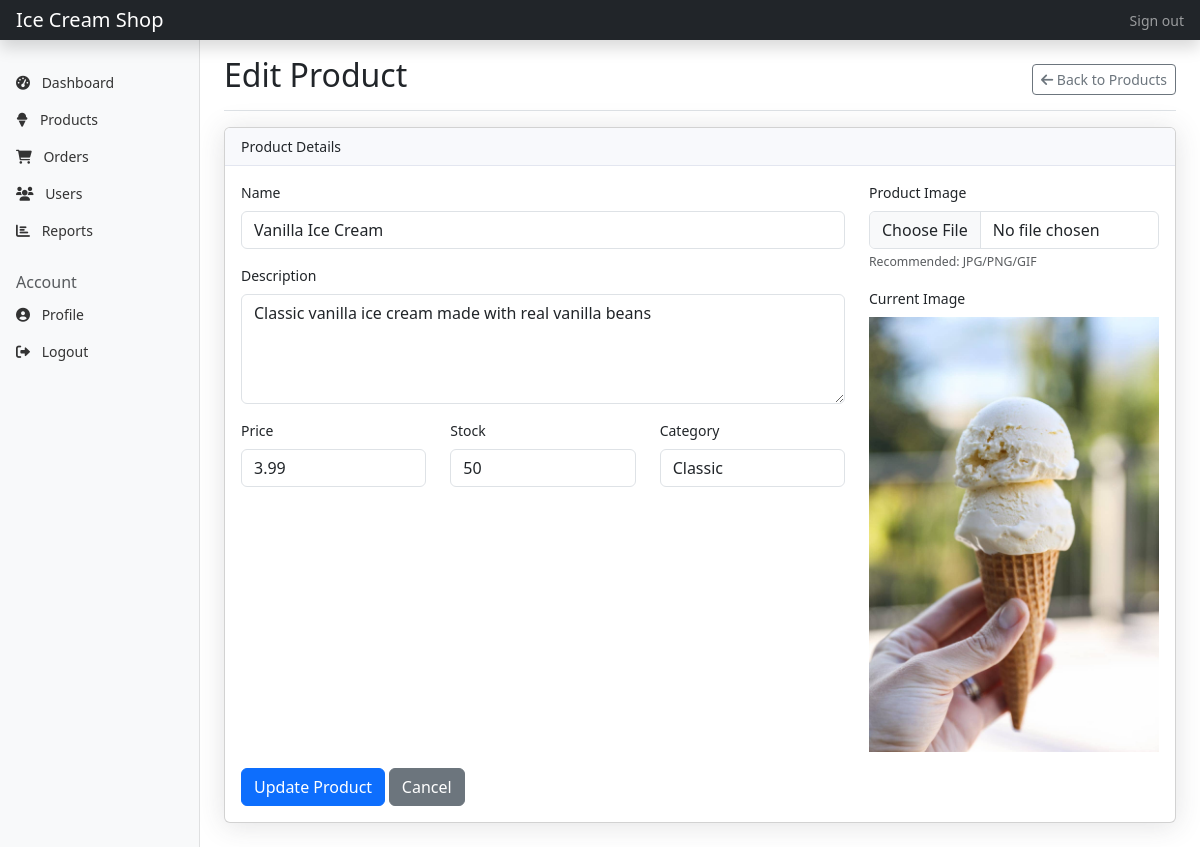
Page /admin/product_form.php?id=1 (signed in) on the committed database.
### tables this page shows
CREATE TABLE `products` (
  `id` int(11) NOT NULL,
  `name` varchar(100) NOT NULL,
  `description` text DEFAULT NULL,
  `price` decimal(10,2) NOT NULL,
  `image` varchar(255) DEFAULT NULL,
  `category` varchar(50) DEFAULT NULL,
  `stock` int(11) NOT NULL DEFAULT 0,
  `created_at` timestamp NOT NULL DEFAULT current_timestamp()
);

### models/Product.php (called while the page is built, shortened)
<?php
class Product {
    private $conn;
    private $table_name = "products";
    public $id;
    public function __construct($db) {
        $this->conn = $db;
    }
    public function readOne() {
        $query = "SELECT * FROM " . $this->table_name . " WHERE id = ?";
        $stmt = $this->conn->prepare($query);
        $stmt->bindParam(1, $this->id);
        $stmt->execute();
        $row = $stmt->fetch(PDO::FETCH_ASSOC);
        $this->name = $row['name'];
        $this->description = $row['description'];
        $this->price = $row['price'];
        $this->image = $row['image'];
        $this->category = $row['category'];
        $this->stock = $row['stock'];
    }
}
?>

### admin/product_form.php (the view, shortened to what this page needs)
<?php
require_once __DIR__ . '/../models/Product.php';
$database = new Database();
$db = $database->getConnection();
$product = new Product($db);
$isEdit = isset($_GET['id']) && is_numeric($_GET['id']);
if ($isEdit) {
    $product->id = (int)$_GET['id'];
    $product->readOne();
}
$page_title = $isEdit ? 'Edit Product' : 'Add Product';
include_once __DIR__ . '/includes/header.php';
include_once __DIR__ . '/includes/sidebar.php';
?>
<div class="container-fluid">
    <div class="row">
        <main class="col-md-9 ms-sm-auto col-lg-10 px-md-4">
            <div class="d-flex justify-content-between flex-wrap flex-md-nowrap align-items-center pt-3 pb-2 mb-3 border-bottom">
                <h1 class="h2"><?php echo htmlspecialchars($page_title); ?></h1>
                <a href="products.php" class="btn btn-sm btn-outline-secondary"><i class="fas fa-arrow-left"></i> Back to Products</a>
            </div>
            <div class="card">
                <div class="card-header">Product Details</div>
                <div class="card-body">
                    <form method="post" enctype="multipart/form-data">
                        <div class="row">
                            <div class="col-lg-8">
                                <div class="mb-3">
                                    <label for="name" class="form-label">Name</label>
                                    <input type="text" class="form-control" id="name" name="name" value="<?php echo htmlspecialchars($product->name ?? ''); ?>" required />
                                </div>
                                <div class="mb-3">
                                    <label for="description" class="form-label">Description</label>
                                    <textarea class="form-control" id="description" name="description" rows="4" placeholder="Enter product description..."><?php echo htmlspecialchars($product->description ?? ''); ?></textarea>
                                </div>
                                <div class="row">
                                    <div class="col-md-4 mb-3">
                                        <label for="price" class="form-label">Price</label>
                                        <input type="number" step="0.01" min="0" class="form-control" id="price" name="price" value="<?php echo htmlspecialchars($product->price ?? ''); ?>" required />
                                    </div>
                                    <div class="col-md-4 mb-3">
                                        <label for="stock" class="form-label">Stock</label>
                                        <input type="number" min="0" class="form-control" id="stock" name="stock" value="<?php echo htmlspecialchars($product->stock ?? ''); ?>" required />
                                    </div>
                                    <div class="col-md-4 mb-3">
                                        <label for="category" class="form-label">Category</label>
                                        <input list="categoriesList" type="text" class="form-control" id="category" name="category" value="<?php echo htmlspecialchars($product->category ?? ''); ?>" required />
                                    </div>
                                </div>
                            </div>
                            <div class="col-lg-4">
                                <div class="mb-3">
                                    <label for="image" class="form-label">Product Image</label>
                                    <input type="file" class="form-control" id="image" name="image" accept=".jpg,.jpeg,.png,.gif" />
                                    <div class="form-text">Recommended: JPG/PNG/GIF</div>
                                </div>
                                <?php if (!empty($product->image)): ?>
                                    <div class="mb-3">
                                        <label class="form-label">Current Image</label>
                                        <div>
                                            <img src="../assets/images/products/<?php echo htmlspecialchars($product->image); ?>" alt="Current Image" style="max-width: 100%; height: auto;" />
                                        </div>
                                    </div>
                                <?php endif; ?>
                            </div>
                        </div>
                        <button type="submit" class="btn btn-primary"><?php echo $isEdit ? 'Update Product' : 'Create Product'; ?></button>
                        <a href="products.php" class="btn btn-secondary">Cancel</a>
                    </form>
                </div>
            </div>
        </main>
    </div>
</div>
<?php include_once __DIR__ . '/includes/footer.php'; ?>

### assets/css/admin.css (style rules this page uses)
body { font-size: .875rem; }
.card { margin-bottom: 1.5rem; box-shadow: 0 .15rem 1.75rem 0 rgba(58, 59, 69, .15); }
.card-header { background-color: #f8f9fc; border-bottom: 1px solid #e3e6f0; }

### rows in the picture
products: name "Vanilla Ice Cream", description "Classic vanilla ice cream made with real vanilla beans", price "3.99", stock "50", category "Classic", image (picture)

### other values in the picture
$page_title "Edit Product"
